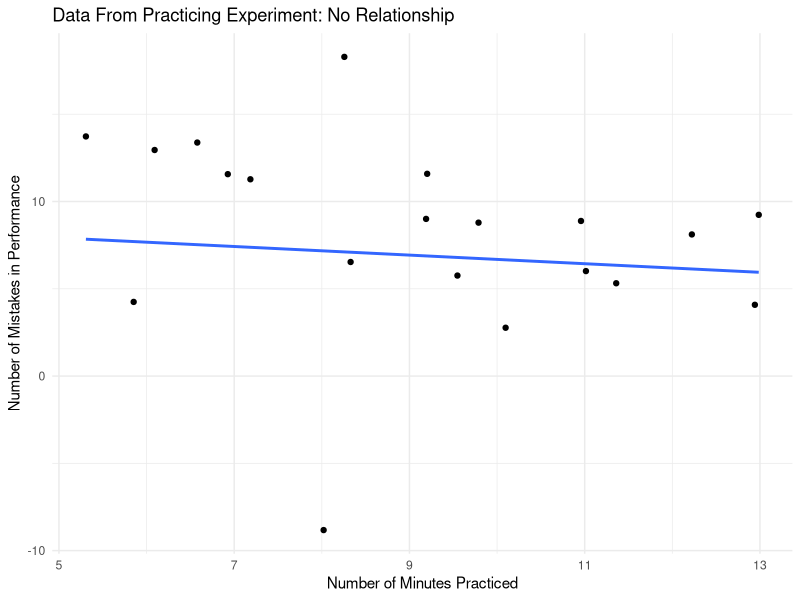
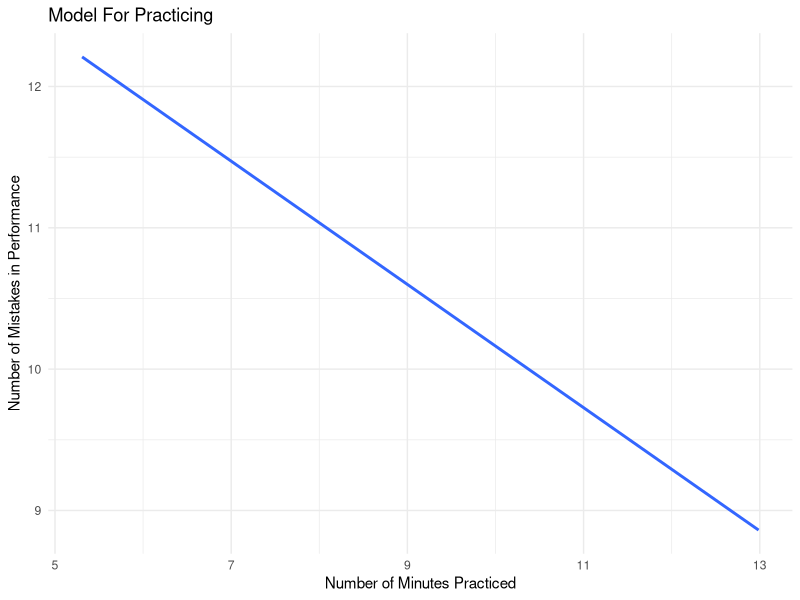
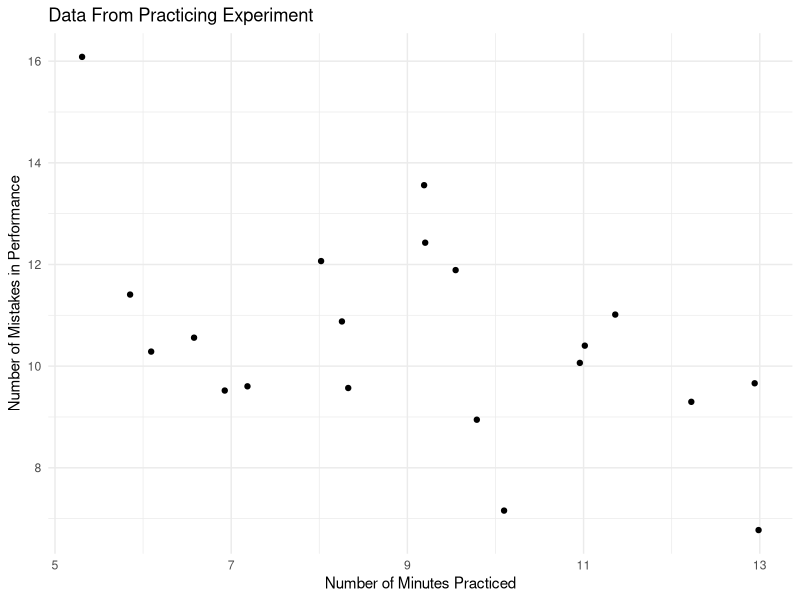
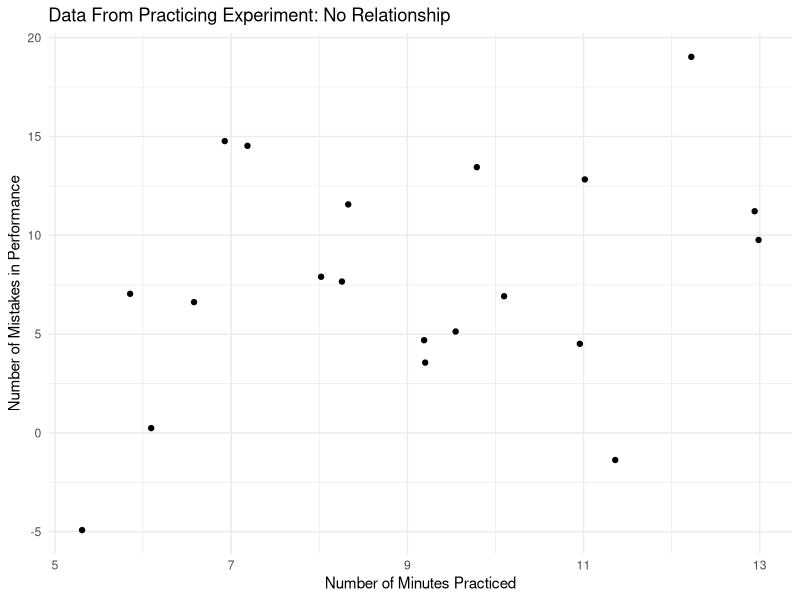
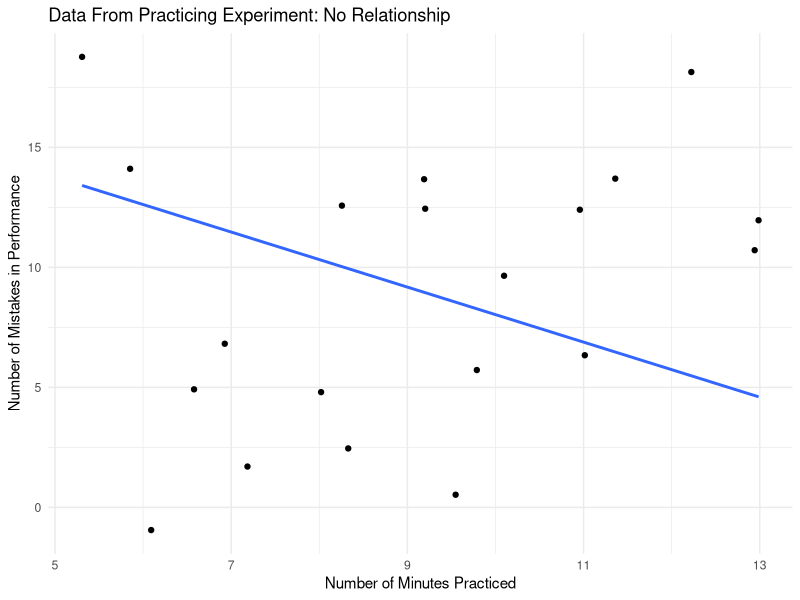
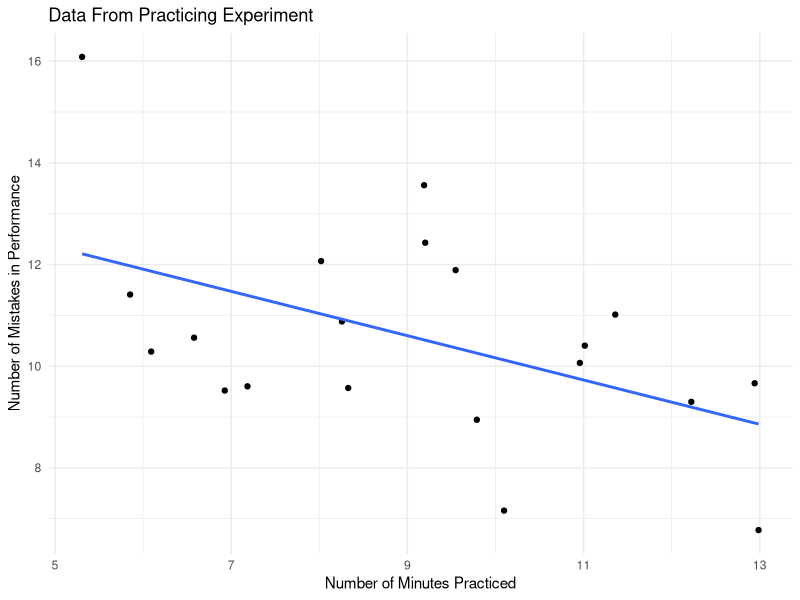
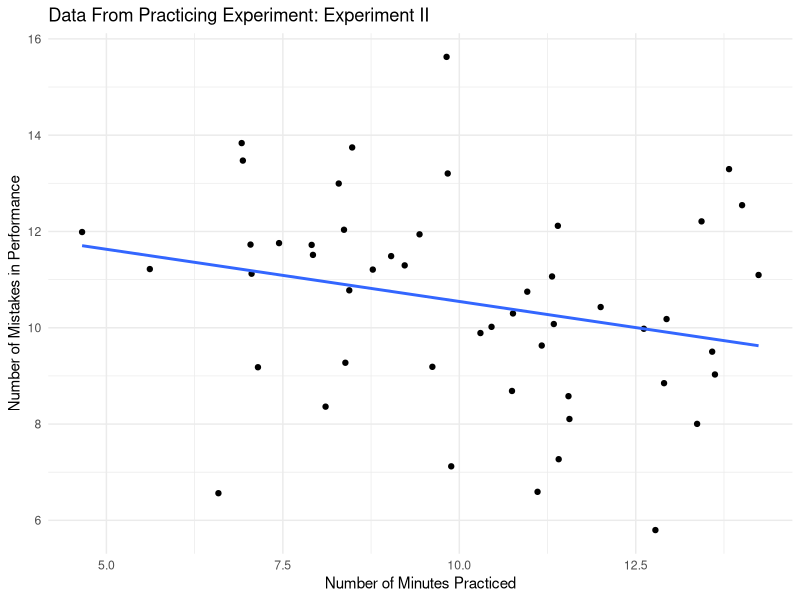

Reproduce these figures in R, in order.
## ---- chunk 1
library(dplyr)
library(ggplot2)
library(magrittr)
## ---- chunk 2
set.seed(669)
N_small <- 20
N_big <- 50

min_practiced <- rnorm(N_small, mean = 100, sd = 1)

# add noise
min_practiced <- min_practiced + rnorm(N_small, mean = 0, sd = 2)

min_practiced <- min_practiced - 90

# predict errors 
number_of_errors <- (min_practiced * -0.45) + rnorm(N_small, mean = 0 , sd = 2)

number_of_errors <- number_of_errors + 15

no_relationship <- rnorm(N_small, mean = 10, sd = 2)

df <- data.frame(min_practiced, number_of_errors, no_relationship)

df %>% round(0) %>% View()


## ---- chunk 3
# No Data 
df %>%
  ggplot(aes(x = min_practiced, y = number_of_errors)) +
  #geom_point() +
  labs(title = "Model For Practicing",
       y = "Number of Mistakes in Performance",
       x = "Number of Minutes Practiced") +
  theme_minimal() +
  geom_smooth(method = "lm", se = FALSE) -> no_data_plot

ggsave(filename = "lesson_plans/04_replicating_a_finding/no_data_plot.png", no_data_plot, dpi = 300,
       height = 3, width = 5, units = "in")


df %>%
  ggplot(aes(x = min_practiced, y = number_of_errors)) +
  geom_point() +
  labs(title = "Data From Practicing Experiment",
       y = "Number of Mistakes in Performance",
       x = "Number of Minutes Practiced") +
  theme_minimal() -> exp1
  #geom_smooth(method = "lm", se = FALSE) -> exp1

ggsave(filename = "lesson_plans/04_replicating_a_finding/data_exp1.png", exp1, dpi = 300,
       height = 3, width = 5, units = "in")


df %>%
  ggplot(aes(x = min_practiced, y = no_relationship+ rnorm(N_small, sd = 6))) +
  geom_point() +
  labs(title = "Data From Practicing Experiment: No Relationship",
       y = "Number of Mistakes in Performance",
       x = "Number of Minutes Practiced") +
  theme_minimal() -> exp1norel
  #geom_smooth(method = "lm", se = FALSE) -> exp1

ggsave(filename = "lesson_plans/04_replicating_a_finding/data_exp1norel.png", exp1norel, dpi = 300,
       height = 3, width = 5, units = "in")


# Smoothed
df %>%
  ggplot(aes(x = min_practiced, y = no_relationship + rnorm(N_small, sd = 6))) +
  geom_point() +
  labs(title = "Data From Practicing Experiment: No Relationship",
       y = "Number of Mistakes in Performance",
       x = "Number of Minutes Practiced") +
  geom_smooth(method = "lm", se = FALSE) +
  theme_minimal() -> exp1norelsmooth
  #geom_smooth(method = "lm", se = FALSE) -> exp1

exp1norelsmooth

ggsave(filename = "lesson_plans/04_replicating_a_finding/data_exp1norelsmooth.png", exp1norelsmooth, dpi = 300,
       height = 3, width = 5, units = "in")

df %>%
  ggplot(aes(x = min_practiced, y = number_of_errors)) +
  geom_point() +
  labs(title = "Data From Practicing Experiment",
       y = "Number of Mistakes in Performance",
       x = "Number of Minutes Practiced") +
  geom_smooth(method = "lm", se = FALSE) +
  theme_minimal() -> exp1smooth
  #geom_smooth(method = "lm", se = FALSE) -> exp1

ggsave(filename = "lesson_plans/04_replicating_a_finding/data_exp1smooth.png", exp1smooth, dpi = 300,
       height = 3, width = 5, units = "in")


#------------------------------
lm_1 <- lm(number_of_errors ~ min_practiced, data = df)

summary(lm_1)




## ---- chunk 4
min_practiced <- rnorm(N_big, mean = 100, sd = 1)

# add noise
min_practiced <- min_practiced + rnorm(N_big, mean = 0, sd = 2)

min_practiced <- min_practiced - 90

# predict errors 
number_of_errors <- (min_practiced * -0.45) + rnorm(N_big, mean = 0 , sd = 2)

number_of_errors <- number_of_errors + 15

no_relationship <- rnorm(N_big, mean = 10, sd = 2)

df <- data.frame(min_practiced, number_of_errors, no_relationship)

df %>% round(0) %>% View()

df %>%
  ggplot(aes(x = min_practiced, y = number_of_errors)) +
  geom_point() +
  labs(title = "Data From Practicing Experiment: Experiment II",
       y = "Number of Mistakes in Performance",
       x = "Number of Minutes Practiced") +
  geom_smooth(method = "lm", se = FALSE) +
  theme_minimal() -> exp2smooth
  #geom_smooth(method = "lm", se = FALSE) -> exp1

ggsave(filename = "lesson_plans/04_replicating_a_finding/data_exp2smooth.png", exp2smooth, dpi = 300,
       height = 3, width = 5, units = "in")


lm2 <- lm(number_of_errors ~ min_practiced, data = df)

summary(lm2)

lm3 <- lm(number_of_errors ~ no_relationship, data = df)

summary(lm3)

